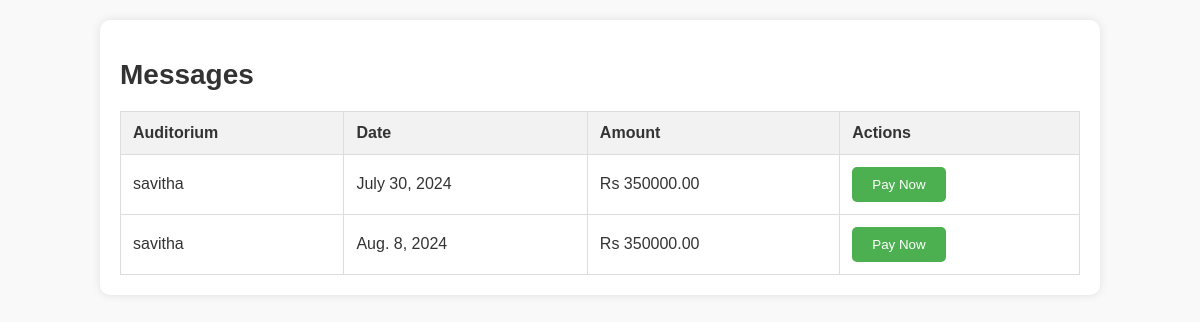
Before: /messages/ (signed in) with the older database file.
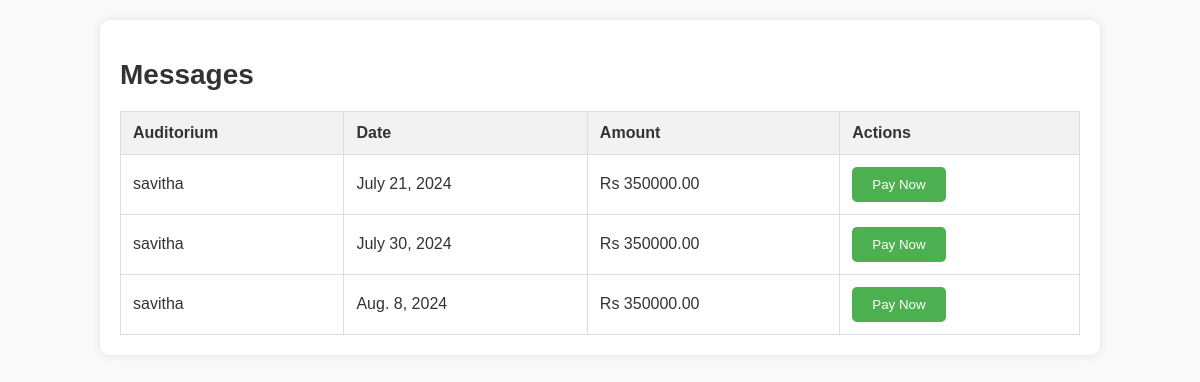
After: the same page with the newer database file.
### auditorium/models.py (models this page shows, shortened)
class UserRequest(models.Model):
    user = models.ForeignKey(User, on_delete=models.CASCADE)
    auditorium = models.ForeignKey(Auditorium, on_delete=models.CASCADE)
    date = models.DateField()
    features = models.ManyToManyField(Feature)
    final_price = models.DecimalField(max_digits=10, decimal_places=2)
    approved = models.BooleanField(default=False)
    payment_requested = models.BooleanField(default=False)
    stripe_payment_intent_id = models.CharField(max_length=255, blank=True, null=True)
    created_at = models.DateTimeField(auto_now_add=True)

class Auditorium(models.Model):
    user = models.ForeignKey(User, on_delete=models.CASCADE)
    location = models.CharField(max_length=255)
    capacity = models.IntegerField()
    features = models.ManyToManyField('Feature', related_name='auditoriums', blank=True)
    price = models.DecimalField(max_digits=10, decimal_places=2)
    images = models.ImageField(upload_to='auditorium_images/', blank=True, default='../static/images/blue_mac2.jpg')
    approved = models.BooleanField(default=False)  # Ensure this field exists

class User(AbstractBaseUser, PermissionsMixin):
    username = models.CharField(max_length=150, unique=True)
    email = models.EmailField(unique=True)
    role = models.CharField(max_length=50, blank=True, null=True)
    is_staff = models.BooleanField(default=False)
    is_active = models.BooleanField(default=True)
    groups = models.ManyToManyField(Group, related_name='custom_user_groups')
    user_permissions = models.ManyToManyField(Permission, related_name='custom_user_permissions')
    objects = CustomUserManager()
    USERNAME_FIELD = 'email'
    REQUIRED_FIELDS = ['username']

### auditorium/views.py (the view)
# urls.py: path('messages/', views.user_messages, name='user_messages'),
@login_required
def user_messages(request):
    payment_requests = UserRequest.objects.filter(user=request.user, approved=True, payment_requested=True)
    context = {
        'payment_requests': payment_requests
    }
    return render(request, 'user_messages.html', context)

### auditorium/templates/user_messages.html (shortened to what this page needs)
<!DOCTYPE html>
<html lang="en">
<head>
</head>
<body>
    <div class="container">
        <h1>Messages</h1>
        {% if payment_requests %}
        <table>
            <thead>
                <tr>
                    <th>Auditorium</th>
                    <th>Date</th>
                    <th>Amount</th>
                    <th>Actions</th>
                </tr>
            </thead>
            <tbody>
                {% for request in payment_requests %}
                <tr>
                    <td>{{ request.auditorium.user.username }}</td>
                    <td>{{ request.date }}</td>
                    <td>Rs {{ request.final_price }}</td>
                    <td>
                        <button class="pay-btn" onclick="checkout('{{ request.stripe_payment_intent_id }}')">Pay Now</button>
                    </td>
                </tr>
                {% endfor %}
            </tbody>
        </table>
        {% else %}
        <p>No payment requests available.</p>
        {% endif %}
    </div>
</body>
</html>

Changed rows visible on the page:
now on this page (row edited): UserRequest: auditorium.user.username "savitha", date "July 21, 2024", final_price "350000.00"
